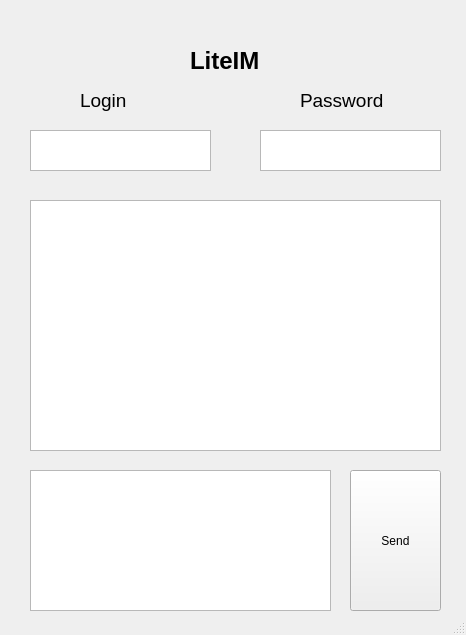
<?xml version="1.0" encoding="UTF-8"?>
<ui version="4.0">
 <class>MainWindow</class>
 <widget class="QMainWindow" name="MainWindow">
  <property name="geometry">
   <rect>
    <x>0</x>
    <y>0</y>
    <width>466</width>
    <height>635</height>
   </rect>
  </property>
  <property name="windowTitle">
   <string>MainWindow</string>
  </property>
  <widget class="QWidget" name="centralwidget">
   <widget class="QTextEdit" name="textEdit">
    <property name="geometry">
     <rect>
      <x>30</x>
      <y>470</y>
      <width>301</width>
      <height>141</height>
     </rect>
    </property>
   </widget>
   <widget class="QTextBrowser" name="textBrowser">
    <property name="geometry">
     <rect>
      <x>30</x>
      <y>200</y>
      <width>411</width>
      <height>251</height>
     </rect>
    </property>
   </widget>
   <widget class="QPushButton" name="pushButton">
    <property name="geometry">
     <rect>
      <x>350</x>
      <y>470</y>
      <width>91</width>
      <height>141</height>
     </rect>
    </property>
    <property name="text">
     <string>Send</string>
    </property>
   </widget>
   <widget class="QTextEdit" name="Login">
    <property name="geometry">
     <rect>
      <x>30</x>
      <y>130</y>
      <width>181</width>
      <height>41</height>
     </rect>
    </property>
   </widget>
   <widget class="QTextEdit" name="Password">
    <property name="geometry">
     <rect>
      <x>260</x>
      <y>130</y>
      <width>181</width>
      <height>41</height>
     </rect>
    </property>
   </widget>
   <widget class="QLabel" name="label">
    <property name="geometry">
     <rect>
      <x>80</x>
      <y>80</y>
      <width>61</width>
      <height>41</height>
     </rect>
    </property>
    <property name="font">
     <font>
      <family>Tahoma</family>
      <pointsize>14</pointsize>
      <weight>50</weight>
      <bold>false</bold>
     </font>
    </property>
    <property name="text">
     <string>Login</string>
    </property>
   </widget>
   <widget class="QLabel" name="label_2">
    <property name="geometry">
     <rect>
      <x>300</x>
      <y>90</y>
      <width>101</width>
      <height>21</height>
     </rect>
    </property>
    <property name="font">
     <font>
      <family>Tahoma</family>
      <pointsize>14</pointsize>
      <weight>50</weight>
      <bold>false</bold>
     </font>
    </property>
    <property name="text">
     <string>Password</string>
    </property>
   </widget>
   <widget class="QLabel" name="label_3">
    <property name="geometry">
     <rect>
      <x>190</x>
      <y>30</y>
      <width>91</width>
      <height>61</height>
     </rect>
    </property>
    <property name="font">
     <font>
      <family>Tahoma</family>
      <pointsize>18</pointsize>
      <weight>75</weight>
      <bold>true</bold>
     </font>
    </property>
    <property name="text">
     <string>LiteIM</string>
    </property>
   </widget>
  </widget>
  <widget class="QStatusBar" name="statusbar"/>
 </widget>
 <resources/>
 <connections/>
</ui>
